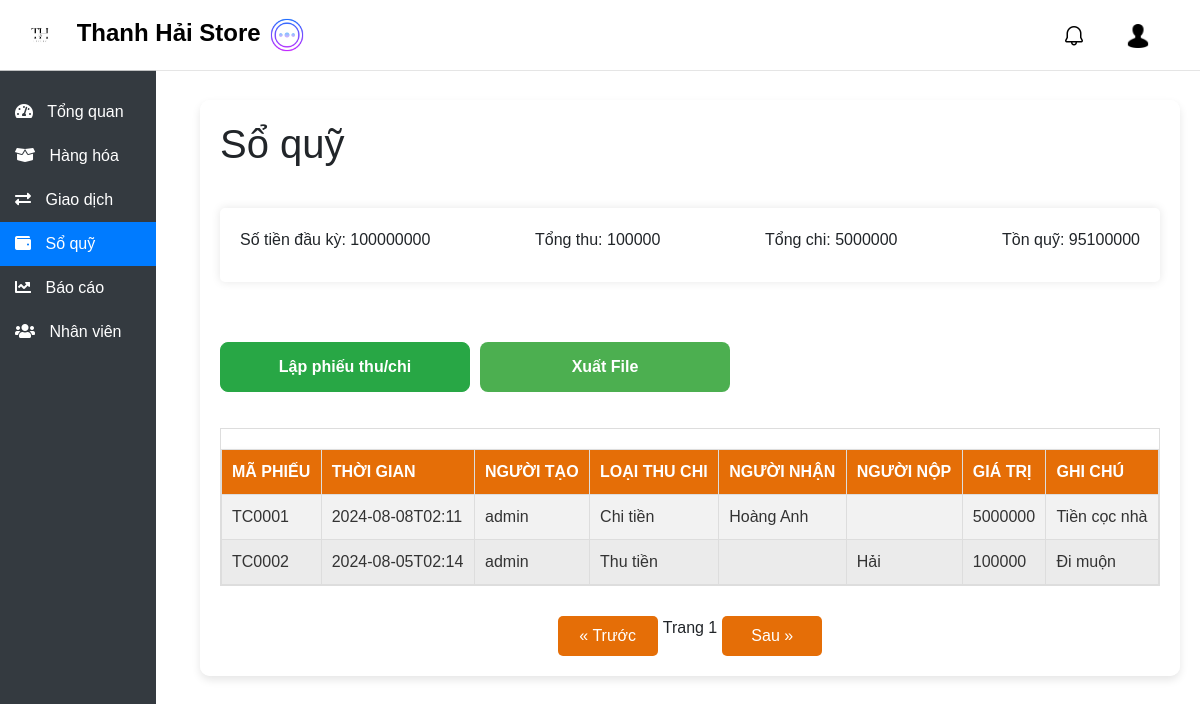
The page /treasury (signed in) on the database as committed earlier.
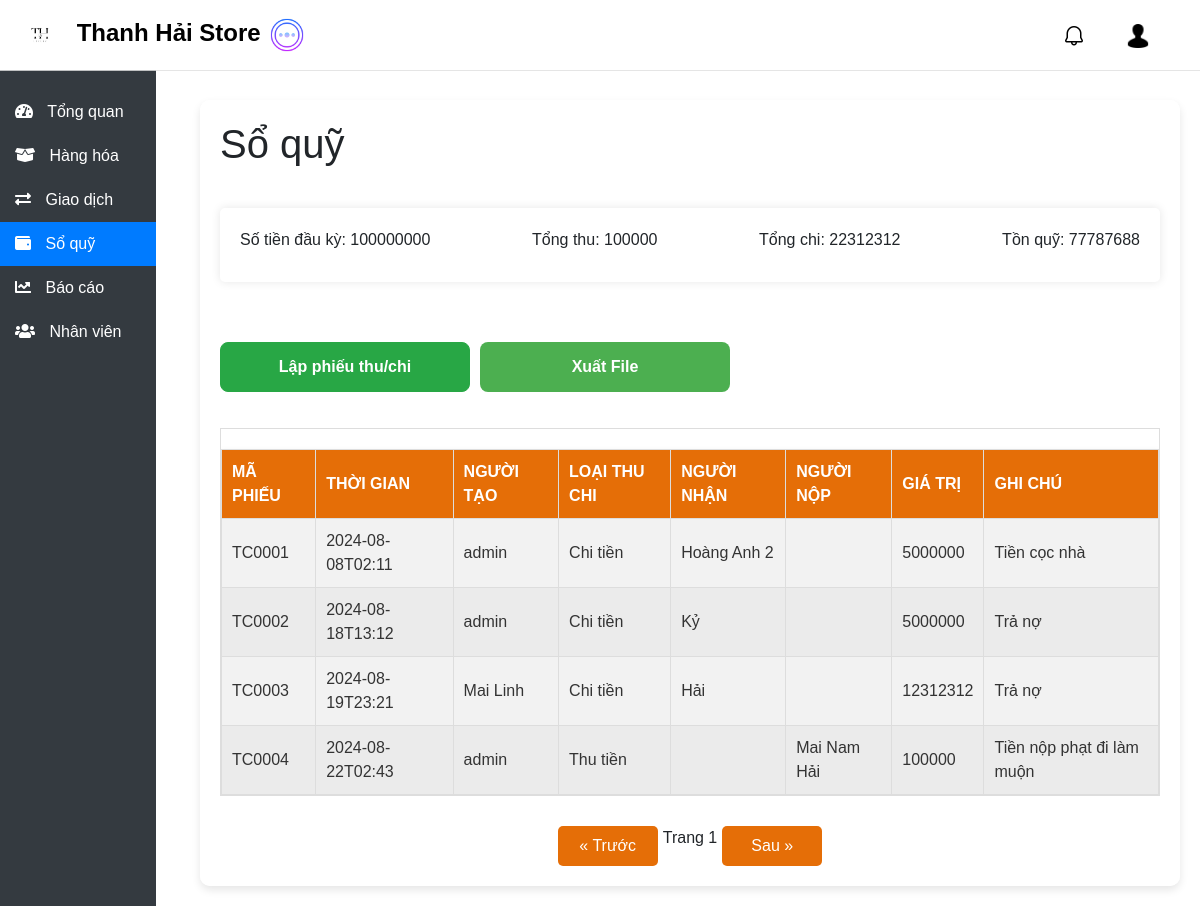
The same page on the database as committed later.
### db.py (models this page shows)
class Treasury(db.Model):
    __tablename__ = 'treasury'
    id_treasury = db.Column(db.Integer, primary_key=True)
    date = db.Column(db.String(255), nullable=False)
    type_treasury = db.Column(db.String(255), nullable=True)
    receiver = db.Column(db.String(255), nullable=True)
    submitter = db.Column(db.String(255), nullable=True)
    value = db.Column(db.Integer, nullable=True)
    note = db.Column(db.String(255), nullable=True)
    user_create = db.Column(db.String(255), nullable=False)

### app.py (the view)
@app.route("/treasury", methods=["GET"])
def admin_treasury():
    if "user_id" in session and session["usertype"] in ["admin", "thuquy"]:
        user = Register.query.filter_by(id=session["user_id"]).first()
        if user:
            treasurys = get_treasurys()
            opening_balance, total_income, total_expense, closing_balance = (
                cacul_treasury()
            )
            return render_template(
                "admin/treasury.html",
                user_type=user.usertype,
                user_name=user.user,
                treasurys=treasurys,
                opening_balance=opening_balance,
                total_income=total_income,
                total_expense=total_expense,
                closing_balance=closing_balance,
            )
        else:
            return "Không tìm thấy thông tin người dùng"
    else:
        return redirect(url_for("login"))

### app.py (called while the page is built)
def cacul_treasury():
    opening_balance = 100000000
    current_month = datetime.now().month
    current_year = datetime.now().year
    try:
        treasurys = Treasury.query.filter(
            extract("month", Treasury.date) == current_month,
            extract("year", Treasury.date) == current_year,
        ).all()
    except ProgrammingError:
        return opening_balance, 0, 0, opening_balance
    total_income = sum(t.value for t in treasurys if t.type_treasury == "Thu tiền")
    total_expense = sum(t.value for t in treasurys if t.type_treasury == "Chi tiền")
    closing_balance = opening_balance + total_income - total_expense
    return opening_balance, total_income, total_expense, closing_balance

### templates/admin/treasury.html (shortened to what this page needs)
<!DOCTYPE html>
<html lang="en">
<head>
    <link rel="stylesheet" href="https://stackpath.bootstrapcdn.com/bootstrap/4.5.2/css/bootstrap.min.css">
    <link rel="stylesheet" href="../../static/css/treasury.css">
    <link rel="stylesheet" href="https://cdnjs.cloudflare.com/ajax/libs/font-awesome/5.15.3/css/all.min.css">
    <link rel="stylesheet" href="../../static/css/noti.css">
    <link rel="stylesheet" href="../../static/css/base.css">
    <link href="https://cdnjs.cloudflare.com/ajax/libs/toastr.js/latest/toastr.min.css" rel="stylesheet" />
</head>
<body>
    {% include 'navbar.html' %}
    <div class="sidebar" id="sidebar">
        <a href="/overview" id="overview-link"><i class="fas fa-tachometer-alt"></i> Tổng quan</a>
        <a href="/product" id="product-link"><i class="fas fa-box-open"></i> Hàng hóa</a>
        <a href="/transaction" id="transaction-link"><i class="fas fa-exchange-alt"></i> Giao dịch</a>
        <a href="/treasury" class="active"><i class="fas fa-wallet"></i> Sổ quỹ</a>
        <a href="/report" id="report-link"><i class="fas fa-chart-line"></i> Báo cáo</a>
        <a href="/staff" id="staff-link"><i class="fas fa-users"></i> Nhân viên</a>
    </div>
    <div class="content" id="content">
        <div class="card-container">
            <div class="main-content">
                <h1>Sổ quỹ</h1>
                <div class="summary">
                    <p>Số tiền đầu kỳ: {{ opening_balance }}</p>
                    <p>Tổng thu: {{ total_income }}</p>
                    <p>Tổng chi: {{ total_expense }}</p>
                    <p>Tồn quỹ: {{ closing_balance }}</p>
                </div>
                <div class="btn-container">
                    <button id="addTreasury" class="btn btn-primary mb-3" data-toggle="modal"
                        data-target="#treasuryModal">Lập phiếu thu/chi</button>
                    <button id="exportFile" class="btn btn-primary mb-3">Xuất File</button>
                </div>
                <div class="table-responsive">
                    <table id="productTable">
                        <thead>
                            <tr>
                                <th>Mã phiếu</th>
                                <th>Thời gian</th>
                                <th>Người tạo</th>
                                <th>Loại thu chi</th>
                                <th>Người nhận</th>
                                <th>Người nộp</th>
                                <th>Giá trị</th>
                                <th>Ghi chú</th>
                            </tr>
                        </thead>
                        <tbody>
                            {% for treasury in treasurys %}
                            <tr data-id="{{ treasury.id_treasury }}">
                                <td>{{ treasury.code_treasury }}</td>
                                <td>{{ treasury.date }}</td>
                                <td>{{ treasury.user_create }}</td>
                                <td>{{ treasury.type_treasury }}</td>
                                <td>{{ treasury.receiver }}</td>
                                <td>{{ treasury.submitter }}</td>
                                <td>{{ treasury.value }}</td>
                                <td>{{ treasury.note }}</td>
                            </tr>
                            {% endfor %}
                        </tbody>
                    </table>
                </div>
                <div class="table-pagination">
                    <button id="prevPageBtn">&laquo; Trước</button>
                    <span id="currentPage">Trang 1</span>
                    <button id="nextPageBtn">Sau &raquo;</button>
                </div>
            </div>
        </div>
</body>
</html>

### templates/navbar.html
<nav class="navbar navbar-custom navbar-expand-lg">
    <a class="navbar-brand" href="#" id="navbarBrand">
        <img src="../../static/img/logo_login.png" alt="Logo" style="width: 40px; margin-right: 10px; border-radius: 15px;">
        Thanh Hải Store
        <img src="../../static/img/more.png" alt="More" id="toggleSidebar"
            style="width: 40px; margin-right: 10px; cursor: pointer;">
    </a>
    <ul class="navbar-nav ml-auto">
        <li class="nav-item">
            <a class="nav-link" href="#" id="notification2">
                <div id="notification-icon">
                    <img src="../../static/img/notification.png" alt="Thông báo" class="notification-icon">
                </div>
            </a>
        </li>
        <li class="nav-item">
            <a class="nav-link" href="/account">
                <img src="../../static/img/user.png" alt="Tài khoản" class="account-icon">
            </a>
        </li>
    </ul>
</nav>

### static/css/treasury.css (style rules this page uses)
table { width: 100%; border-collapse: collapse; margin-top: 20px; box-shadow: 0 4px 8px rgba(0, 0, 0, 0.1); background-color: #f8f8f8; }
th, td { border: 1px solid #dddddd; text-align: left; padding: 10px; transition: background-color 0.3s ease, color 0.3s ease; }
th { background-color: #e56e07; color: white; text-transform: uppercase; }
td { background-color: #f2f2f2; color: #333; }
tr:nth-child(even) td { background-color: #ebebeb; }
.btn-primary { background-color: #4CAF50; color: #fff; padding: 14px 24px; border: none; border-radius: 6px; cursor: pointer; float: right; transition: background-color 0.3s; }
.table-responsive { max-height: fit-content; overflow-y: auto; overflow-x: auto; border: 1px solid #ddd; }
.table-pagination { display: flex; justify-content: center; margin-top: 10px; }
.table-pagination button { width: 100px; padding: 8px 12px; margin: 0 5px; background-color: #e56e07; color: white; border: none; border-radius: 5px; cursor: pointer; }
h1 { margin-bottom: 20px; }
.summary { display: flex; justify-content: space-between; margin-bottom: 20px; padding: 20px; background-color: white; border-radius: 5px; box-shadow: 0 0 10px rgba(0, 0, 0, 0.1); }
.summary p { margin: 0 0 10px 0; font-size: 16px; }
.btn { display: inline-block; font-size: 16px; font-weight: bold; padding: 12px 24px; border: none; border-radius: 8px; text-align: center; cursor: pointer; transition: all 0.3s ease; color: #fff; width: 250px; }
#addTreasury { background-color: #28a745; border: 1px solid #28a745; }
.btn-container { display: flex; gap: 10px; margin-top: 20px; }

### static/css/base.css (style rules this page uses)
body { font-family: Arial, sans-serif; background-image: url('../../static/img/background_dash2.jpg'); background-size: cover; background-repeat: no-repeat; background-attachment: fixed; margin: 0; padding: 0; }
.navbar-custom { background-color: rgba(255, 255, 255, 0.8); border-bottom: 1px solid rgba(0, 0, 0, 0.1); color: black; padding: 10px 20px; position: fixed; top: 0; width: 100%; z-index: 1000; transition: background-color 0.3s ease; }
.navbar-custom .navbar-brand { color: black; font-size: 24px; font-weight: bold; }
.navbar-custom .navbar-nav .nav-link { color: white; margin-right: 20px; position: relative; font-size: 18px; padding: 10px; }
.notification-icon { width: 24px; height: auto; }
.account-icon { width: 24px; height: auto; }
.sidebar { height: 100%; width: 13%; position: fixed; top: 70px; left: 0; background-color: #343a40; padding-top: 20px; z-index: 999; transition: width 0.3s ease; overflow-x: hidden; white-space: nowrap; }
.sidebar a { padding: 10px 15px; text-decoration: none; font-size: 16px; color: white; display: block; transition: background-color 0.3s ease, padding-left 0.3s ease; position: relative; }
.sidebar a i { margin-right: 10px; transition: transform 0.3s ease; }
.sidebar a.active { background-color: #007bff; }
.content { margin-left: 15%; margin-top: 80px; padding: 20px; transition: margin-left 0.3s ease; display: flex; }
.card-container { width: 100%; background-color: rgba(255, 255, 255, 0.9); padding: 20px; border-radius: 10px; box-shadow: 0 4px 8px rgba(0, 0, 0, 0.1); }
.main-content { display: flex; flex-direction: column; flex-wrap: wrap; gap: 20px; }

Rows that differ between the two databases and show on the page:
changed Treasury "Tiền cọc nhà": receiver "Hoàng Anh" → "Hoàng Anh 2"
changed Treasury (number 2 of 4 on the later page): date "2024-08-05T02:14" → "2024-08-18T13:12"; type_treasury "Thu tiền" → "Chi tiền"; receiver (not shown) → "Kỷ"; value "100000" → "5000000"; note "Đi muộn" → "Trả nợ"; submitter "Hải" → (not shown)
added Treasury: code_treasury "TC0003", date "2024-08-19T23:21", user_create "Mai Linh", type_treasury "Chi tiền", receiver "Hải", value "12312312", note "Trả nợ"
added Treasury: code_treasury "TC0004", date "2024-08-22T02:43", user_create "admin", type_treasury "Thu tiền", submitter "Mai Nam Hải", value "100000", note "Tiền nộp phạt đi làm muộn"
Other text that changed with them:
{{ total_expense }}: "5000000" → "22312312"
{{ closing_balance }}: "95100000" → "77787688"
